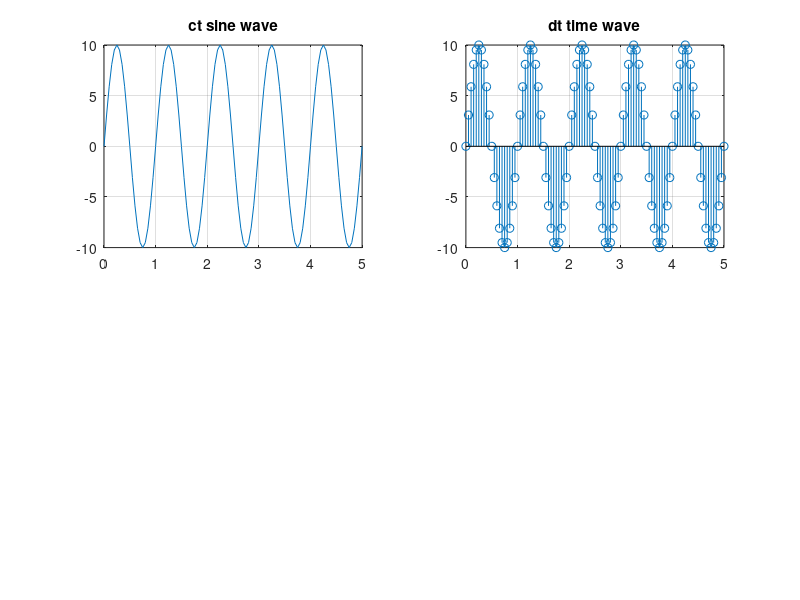

The MATLAB script that drew this image:
clear all;
close all;
clc;
%generation of various dts%
N=input("enter the number of cycle");
n=0:0.05:N;
y=10*sin(2*pi*n);
subplot(2,2,1);
plot(n,y) %ct
title('ct sine wave');grid;
subplot(2,2,2)
stem(n,y);
title('dt time wave');grid;